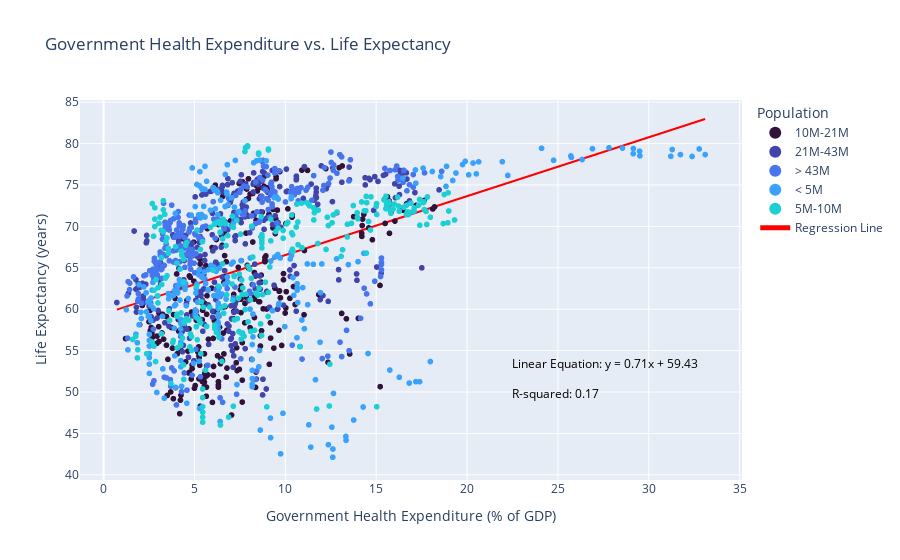

Here is the notebook cell this chart was saved with:
### Code cell
# Create an interactive plot
# created with the help of chatgpt

fig = px.scatter(
    df_lr,
    x='gov_health_expenditure',
    y='life_expectancy',
    color='population_bucket',
    hover_name='country',  # Main field for hover info
    hover_data={
        'life_expectancy': True,
        'gov_health_expenditure': True,
        'year': True,  # Add year to hover information
        'population': True,  # Add population to hover information
    },
    title='Government Health Expenditure vs. Life Expectancy',
    color_discrete_sequence=px.colors.sequential.Turbo  # Use a suitable color sequence
)


# Add the regression line
fig.add_scatter(
    x=df_lr['gov_health_expenditure'],
    y=lr.predict(df_lr[['gov_health_expenditure']]),
    mode='lines',
    name='Regression Line',
    line=dict(color='red')
)

# Update the layout to ensure the legend is correctly ordered
fig.update_layout(
    legend=dict(
        title='Population',
        itemsizing='constant'
    ),
    xaxis_title='Government Health Expenditure (% of GDP)',
    yaxis_title='Life Expectancy (years)',
    annotations=[
        dict(
            xref='paper', yref='paper',
            x=0.65, y=0.28,
            xanchor='left', yanchor='bottom',
            text=f'Linear Equation: {linear_equation}',
            showarrow=False,
            font=dict(size=12, color='black')
        ),
        dict(
            xref='paper', yref='paper',
            x=0.65, y=0.2,
            xanchor='left', yanchor='bottom',
            text=f'R-squared: {r_squared:.2f}',
            showarrow=False,
            font=dict(size=12, color='black')
        )
    ]
)

fig.show()

### Figure 1 — Plotly figure (JSON) as saved in the notebook; plotly's stock layout.template omitted (floating-point values rounded to 4 significant figures; data arrays with more than 128 entries replaced by an {"elided": "..."} marker saying what was removed)
{"data": [{"customdata": {"elided": "273x2 int values"}, "hovertemplate": "<b>%{hovertext}</b><br><br>population_bucket=10M-21M<br>gov_health_expenditure=%{x}<br>life_expectancy=%{y}<br>year=%{customdata[0]}<br>population=%{customdata[1]}<extra></extra>", "hovertext": {"elided": "273 str values"}, "legendgroup": "10M-21M", "marker": {"color": "#30123b", "symbol": "circle"}, "mode": "markers", "name": "10M-21M", "showlegend": true, "type": "scattergl", "x": {"elided": "273 float values"}, "xaxis": "x", "y": {"elided": "273 float values"}, "yaxis": "y"}, {"customdata": {"elided": "273x2 int values"}, "hovertemplate": "<b>%{hovertext}</b><br><br>population_bucket=21M-43M<br>gov_health_expenditure=%{x}<br>life_expectancy=%{y}<br>year=%{customdata[0]}<br>population=%{customdata[1]}<extra></extra>", "hovertext": {"elided": "273 str values"}, "legendgroup": "21M-43M", "marker": {"color": "#4145ab", "symbol": "circle"}, "mode": "markers", "name": "21M-43M", "showlegend": true, "type": "scattergl", "x": {"elided": "273 float values"}, "xaxis": "x", "y": {"elided": "273 float values"}, "yaxis": "y"}, {"customdata": {"elided": "273x2 int values"}, "hovertemplate": "<b>%{hovertext}</b><br><br>population_bucket=> 43M<br>gov_health_expenditure=%{x}<br>life_expectancy=%{y}<br>year=%{customdata[0]}<br>population=%{customdata[1]}<extra></extra>", "hovertext": {"elided": "273 str values"}, "legendgroup": "> 43M", "marker": {"color": "#4675ed", "symbol": "circle"}, "mode": "markers", "name": "> 43M", "showlegend": true, "type": "scattergl", "x": {"elided": "273 float values"}, "xaxis": "x", "y": {"elided": "273 float values"}, "yaxis": "y"}, {"customdata": {"elided": "273x2 int values"}, "hovertemplate": "<b>%{hovertext}</b><br><br>population_bucket=< 5M<br>gov_health_expenditure=%{x}<br>life_expectancy=%{y}<br>year=%{customdata[0]}<br>population=%{customdata[1]}<extra></extra>", "hovertext": {"elided": "273 str values"}, "legendgroup": "< 5M", "marker": {"color": "#39a2fc", "symbol": "circle"}, "mode": "markers", "name": "< 5M", "showlegend": true, "type": "scattergl", "x": {"elided": "273 float values"}, "xaxis": "x", "y": {"elided": "273 float values"}, "yaxis": "y"}, {"customdata": {"elided": "273x2 int values"}, "hovertemplate": "<b>%{hovertext}</b><br><br>population_bucket=5M-10M<br>gov_health_expenditure=%{x}<br>life_expectancy=%{y}<br>year=%{customdata[0]}<br>population=%{customdata[1]}<extra></extra>", "hovertext": {"elided": "273 str values"}, "legendgroup": "5M-10M", "marker": {"color": "#1bcfd4", "symbol": "circle"}, "mode": "markers", "name": "5M-10M", "showlegend": true, "type": "scattergl", "x": {"elided": "273 float values"}, "xaxis": "x", "y": {"elided": "273 float values"}, "yaxis": "y"}, {"line": {"color": "red"}, "mode": "lines", "name": "Regression Line", "type": "scatter", "x": {"elided": "1365 float values"}, "y": {"elided": "1365 float values"}}], "layout": {"annotations": [{"font": {"color": "black", "size": 12}, "showarrow": false, "text": "Linear Equation: y = 0.71x + 59.43", "x": 0.65, "xanchor": "left", "xref": "paper", "y": 0.28, "yanchor": "bottom", "yref": "paper"}, {"font": {"color": "black", "size": 12}, "showarrow": false, "text": "R-squared: 0.17", "x": 0.65, "xanchor": "left", "xref": "paper", "y": 0.2, "yanchor": "bottom", "yref": "paper"}], "autosize": true, "legend": {"itemsizing": "constant", "title": {"text": "Population"}, "tracegroupgap": 0}, "title": {"text": "Government Health Expenditure vs. Life Expectancy"}, "xaxis": {"anchor": "y", "autorange": true, "domain": [0, 1], "range": [-1.246, 35.08], "title": {"text": "Government Health Expenditure (% of GDP)"}, "type": "linear"}, "yaxis": {"anchor": "x", "autorange": true, "domain": [0, 1], "range": [38.83, 85.29], "title": {"text": "Life Expectancy (years)"}, "type": "linear"}}}
